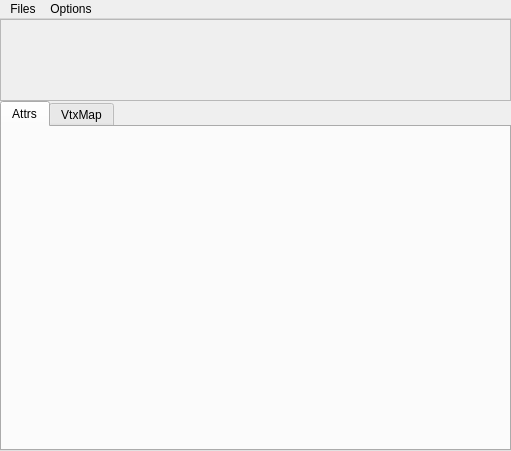
<?xml version="1.0" encoding="UTF-8"?>
<ui version="4.0">
 <class>mwClothEditor</class>
 <widget class="QMainWindow" name="mwClothEditor">
  <property name="geometry">
   <rect>
    <x>0</x>
    <y>0</y>
    <width>511</width>
    <height>451</height>
   </rect>
  </property>
  <property name="windowTitle">
   <string>Cloth Editor</string>
  </property>
  <widget class="QWidget" name="centralwidget">
   <layout class="QGridLayout" name="gridLayout">
    <property name="margin">
     <number>0</number>
    </property>
    <property name="spacing">
     <number>0</number>
    </property>
    <item row="0" column="0">
     <layout class="QVBoxLayout" name="verticalLayout">
      <item>
       <widget class="QFrame" name="qfSceneNodes">
        <property name="frameShape">
         <enum>QFrame::StyledPanel</enum>
        </property>
        <layout class="QVBoxLayout" name="vlSceneNodes">
         <property name="spacing">
          <number>0</number>
         </property>
         <property name="margin">
          <number>0</number>
         </property>
        </layout>
       </widget>
      </item>
      <item>
       <widget class="QTabWidget" name="tabClothEditor">
        <property name="maximumSize">
         <size>
          <width>16777215</width>
          <height>350</height>
         </size>
        </property>
        <property name="currentIndex">
         <number>0</number>
        </property>
        <widget class="QWidget" name="tiAttr">
         <attribute name="title">
          <string>Attrs</string>
         </attribute>
         <layout class="QGridLayout" name="glPreset">
          <property name="margin">
           <number>0</number>
          </property>
          <property name="spacing">
           <number>0</number>
          </property>
          <item row="0" column="0">
           <layout class="QVBoxLayout" name="vlAttr">
            <property name="spacing">
             <number>0</number>
            </property>
           </layout>
          </item>
         </layout>
        </widget>
        <widget class="QWidget" name="tiVtxMap">
         <attribute name="title">
          <string>VtxMap</string>
         </attribute>
         <layout class="QGridLayout" name="glVtxMap">
          <property name="margin">
           <number>0</number>
          </property>
          <property name="spacing">
           <number>0</number>
          </property>
          <item row="0" column="0">
           <layout class="QVBoxLayout" name="vlVtxMap">
            <property name="spacing">
             <number>0</number>
            </property>
           </layout>
          </item>
         </layout>
        </widget>
       </widget>
      </item>
     </layout>
    </item>
   </layout>
  </widget>
  <widget class="QMenuBar" name="menuBar">
   <property name="geometry">
    <rect>
     <x>0</x>
     <y>0</y>
     <width>511</width>
     <height>21</height>
    </rect>
   </property>
   <widget class="QMenu" name="mOptions">
    <property name="title">
     <string>Options</string>
    </property>
    <widget class="QMenu" name="mLockParam">
     <property name="title">
      <string>Lock Param</string>
     </property>
     <addaction name="miLockAll"/>
     <addaction name="miUnlockAll"/>
    </widget>
    <widget class="QMenu" name="mFilters">
     <property name="tearOffEnabled">
      <bool>true</bool>
     </property>
     <property name="title">
      <string>Filters</string>
     </property>
    </widget>
    <addaction name="miToolTips"/>
    <addaction name="miRefreshUi"/>
    <addaction name="mFilters"/>
    <addaction name="mLockParam"/>
   </widget>
   <widget class="QMenu" name="mFiles">
    <property name="title">
     <string>Files</string>
    </property>
    <widget class="QMenu" name="mOpenRootPath">
     <property name="title">
      <string>Open Root Path</string>
     </property>
     <addaction name="miXplorer"/>
     <addaction name="miXterm"/>
    </widget>
    <addaction name="miSetRootPath"/>
    <addaction name="mOpenRootPath"/>
   </widget>
   <addaction name="mFiles"/>
   <addaction name="mOptions"/>
  </widget>
  <action name="miNCloth">
   <property name="checkable">
    <bool>true</bool>
   </property>
   <property name="checked">
    <bool>true</bool>
   </property>
   <property name="text">
    <string>nCloth</string>
   </property>
  </action>
  <action name="miNRigid">
   <property name="checkable">
    <bool>true</bool>
   </property>
   <property name="checked">
    <bool>true</bool>
   </property>
   <property name="text">
    <string>nRigid</string>
   </property>
  </action>
  <action name="miRfSceneNodes">
   <property name="text">
    <string>Scene Nodes</string>
   </property>
  </action>
  <action name="actionRefresh">
   <property name="text">
    <string>Refresh</string>
   </property>
  </action>
  <action name="miToolTips">
   <property name="checkable">
    <bool>true</bool>
   </property>
   <property name="checked">
    <bool>false</bool>
   </property>
   <property name="text">
    <string>ToolTips</string>
   </property>
  </action>
  <action name="miSetRootPath">
   <property name="text">
    <string>Set Root Path</string>
   </property>
  </action>
  <action name="miXplorer">
   <property name="text">
    <string>Xplorer</string>
   </property>
  </action>
  <action name="miXterm">
   <property name="text">
    <string>Xterm</string>
   </property>
  </action>
  <action name="miLockAll">
   <property name="text">
    <string>Lock All</string>
   </property>
  </action>
  <action name="miUnlockAll">
   <property name="text">
    <string>Unlock All</string>
   </property>
  </action>
  <action name="actionNone">
   <property name="text">
    <string>None</string>
   </property>
  </action>
  <action name="miRefreshUi">
   <property name="text">
    <string>Refresh Ui</string>
   </property>
  </action>
 </widget>
 <resources/>
 <connections/>
</ui>
